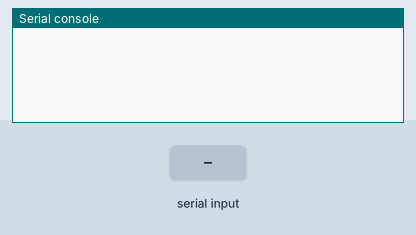
Recording of a program running on a simulated Raspberry Pi Pico running MicroPython. On the bench: the last lines printed to the serial console. The test bench sets the inputs (shaded band).

Above: at 1.2 s.
1.3 s: "a" received over the second serial link
At 1.8 s:
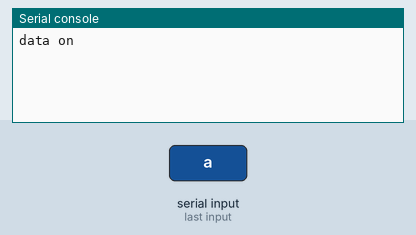
2.9 s: "b" received over the second serial link
At 4.2 s:
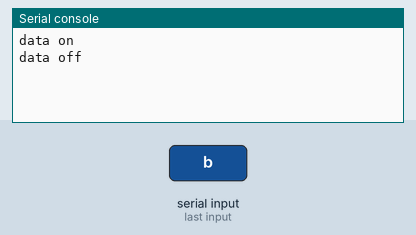

Measured:
- after the input at 1.3 s, the serial console: prints a new line after 0.10 s (image 1)
- after the input at 2.9 s, the serial console: prints a new line after 0.10 s (image 2)

The program:

UART_Serial_Reception.py
```python
import machine

import time
from machine import UART

serial = UART(0, baudrate=115200)

serial.init(bits=8, parity=None, stop=1)

while True:
    time.sleep(0.2)
    if serial.any():
        data = serial.read()
        if data == b'a':
            print("data on")
        elif data == b'b':
            print("data off")
```
